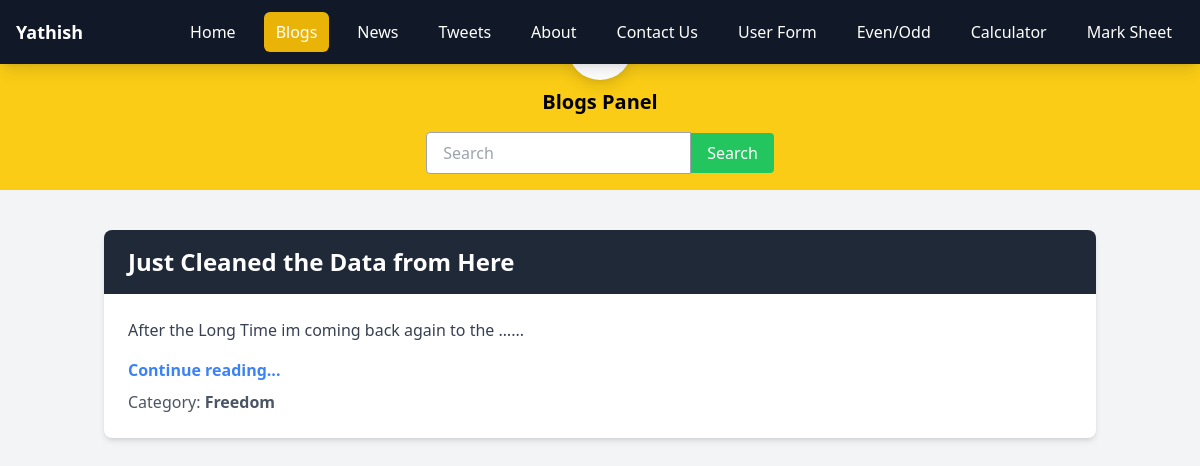
/blogs/, run on an earlier commit of the app's database.
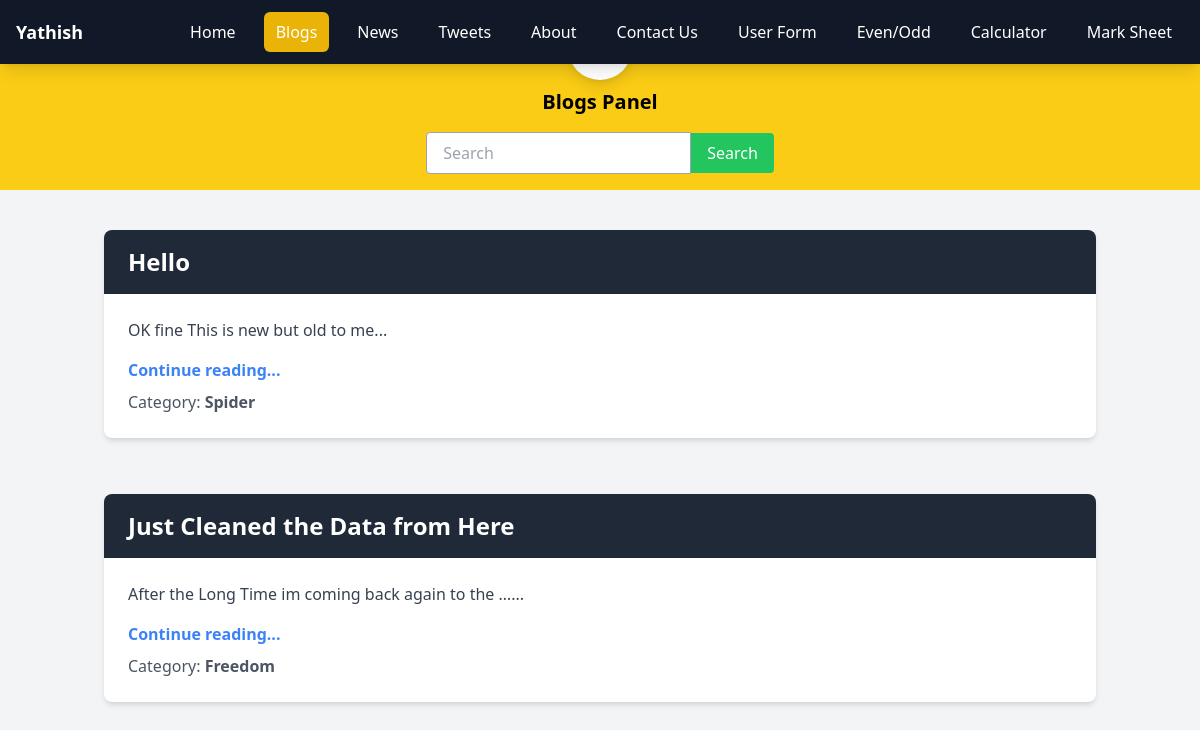
And on a later commit of the database.
### service/models.py (models this page shows)
class Blogs(models.Model):
    Title = models.CharField(max_length=50)
    Category = models.CharField(max_length=50)
    Photos = models.ImageField(upload_to='blogs/',max_length=250,null=True,default=None)
    Description = HTMLField()
    slugdata = AutoSlugField(populate_from='Title',unique=True,null=True,default=None)

### dynamic/views.py (the view)
# urls.py: path('blogs/',views.blogs),
def blogs(request):
    data= {
        'user':'Yathish',
        'title':'Blogs Panel'
    }
    blogdata = Blogs.objects.all().order_by('-id')
    if request.method == 'GET':
        so = request.GET.get("searchkey")
        if so != None:
            blogdata = Blogs.objects.filter(Q(Title__icontains=so)|Q(Category__icontains=so)|Q(Description__icontains=so))
    data['blogdata']=blogdata
    return render(request,'blogs.html',data)

### templates/blogs.html (shortened to what this page needs)
{% include "header.html" %}
{% load static %}
<link rel="stylesheet" href="{% static 'css/blogs.css' %}">
<div class="bg-yellow-400 p-4">
    <a href="/blogs/create-blog">
        <div class="flex justify-center items-center">
        </div>
    </a>
    <div class="text-center text-xl font-bold mt-2">
        {{ title }}
    </div>
    <div class="flex justify-center mt-4">
        <form class="flex items-center" method="get">
            <input class="border border-gray-400 rounded-l px-4 py-2 focus:outline-none" name='searchkey' type="text" placeholder="Search" aria-label="Search">
            <button class="bg-green-500 text-white px-4 py-2 rounded-r hover:bg-green-600" type="submit" value="Search">Search</button>
        </form>
    </div>
</div>
{% for n in blogdata %}
<div class="container mx-auto my-6 p-4">
    <div class="bg-white shadow-md rounded-lg overflow-hidden">
        <div class="bg-gray-800 text-white px-6 py-4">
            <h2 class="text-2xl font-semibold">{{ n.Title }}</h2>
        </div>
        <div class="p-6">
            <p class="text-gray-700 mb-4">{{ n.Description | safe | truncatewords:10 }}...</p>
            <p class="text-blue-500 font-semibold">
                <a href="content/{{ n.slugdata }}" class="hover:underline">Continue reading...</a>
            </p>
            <p class="text-gray-600 mt-2">Category: <span class="font-bold">{{ n.Category }}</span></p>
        </div>
    </div>
</div>
{% empty %}
<div class="text-center text-red-500 font-bold text-lg my-6">
    No Result Found
</div>
{% endfor %}

What changed in the data, as far as the page shows it:
added Blogs: Title "Hello", Description "OK fine This is new but old to me", Category "Spider"
